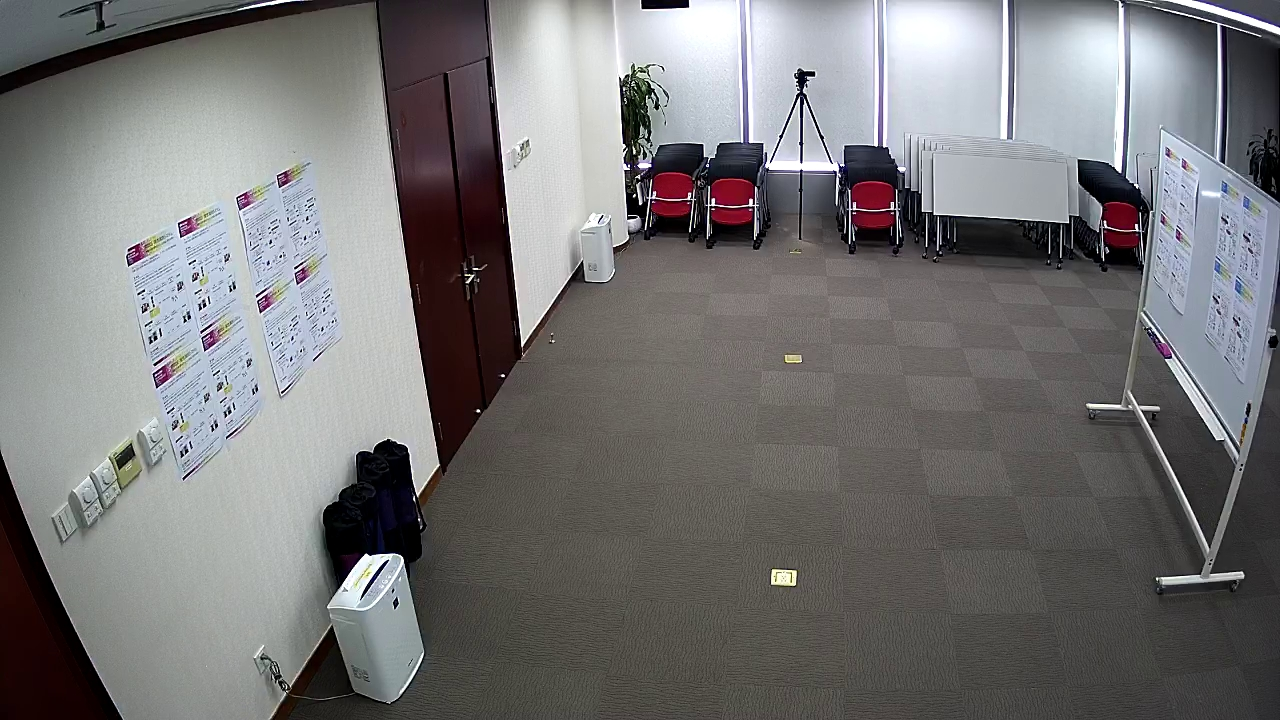
#> input picture DeepLearning/OpenCV/images/00001-129.jpg, 1280 x 720 px
$ jupyter execute --allow-errors work1.ipynb
#> lines starting #> are read from the running program, lines starting #| are printed output that depends on the picture; after the words box and inside, x2 and y2 are one past the last pixel; in counts of white or black regions, pixels touching at a corner belong together
[cell 1]
import numpy as np
import cv2
import os
import matplotlib.pyplot as plt

[cell 2]
img = np.zeros((3,3), dtype=np.uint8)
print(img)

[cell 3]
image = cv2.imread('images/00001-129.jpg')
#> image is the input picture: shape (720, 1280, 3); mean B, G, R 117.8, 117.2, 118.1

[cell 4]
randomByte = bytearray(os.urandom(120000))
flatNpArray = np.array(randomByte)
print(flatNpArray)

[cell 5]
grayImage = flatNpArray.reshape(300, 400)
cv2.imwrite('images/1.png', grayImage)
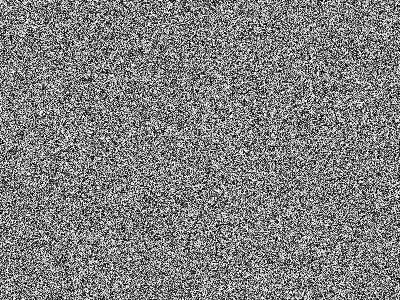
#> saved as 1.png: shape (300, 400); min 0, max 255, mean 127.6

[cell 6]
bgrImage = flatNpArray.reshape(100, 400, 3)
cv2.imwrite('images/2.png', bgrImage)
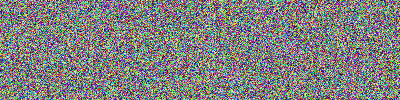
#> saved as 2.png: shape (100, 400, 3); mean B, G, R 127.3, 127.9, 127.5

[cell 7]
img = cv2.imread('./images/00001-129.jpg')
cv2.imshow('show', img)
cv2.waitKey(0)
cv2.destroyAllWindows()

[cell 8]
img = cv2.imread('./images/00001-129.jpg')
Grayimg = cv2.cvtColor(img, cv2.COLOR_BGR2GRAY)
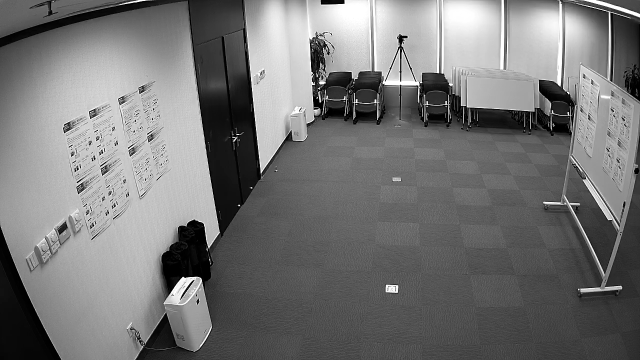
#> Grayimg: shape (720, 1280) (shown at 1/2 size); min 0, max 255, mean 117.5
# print(Grayimg.shape)
#> (the rest of this cell did not finish here and is left out)

[cell 9]
ret,thresh1=cv2.threshold(Grayimg,12,255,cv2.THRESH_BINARY)
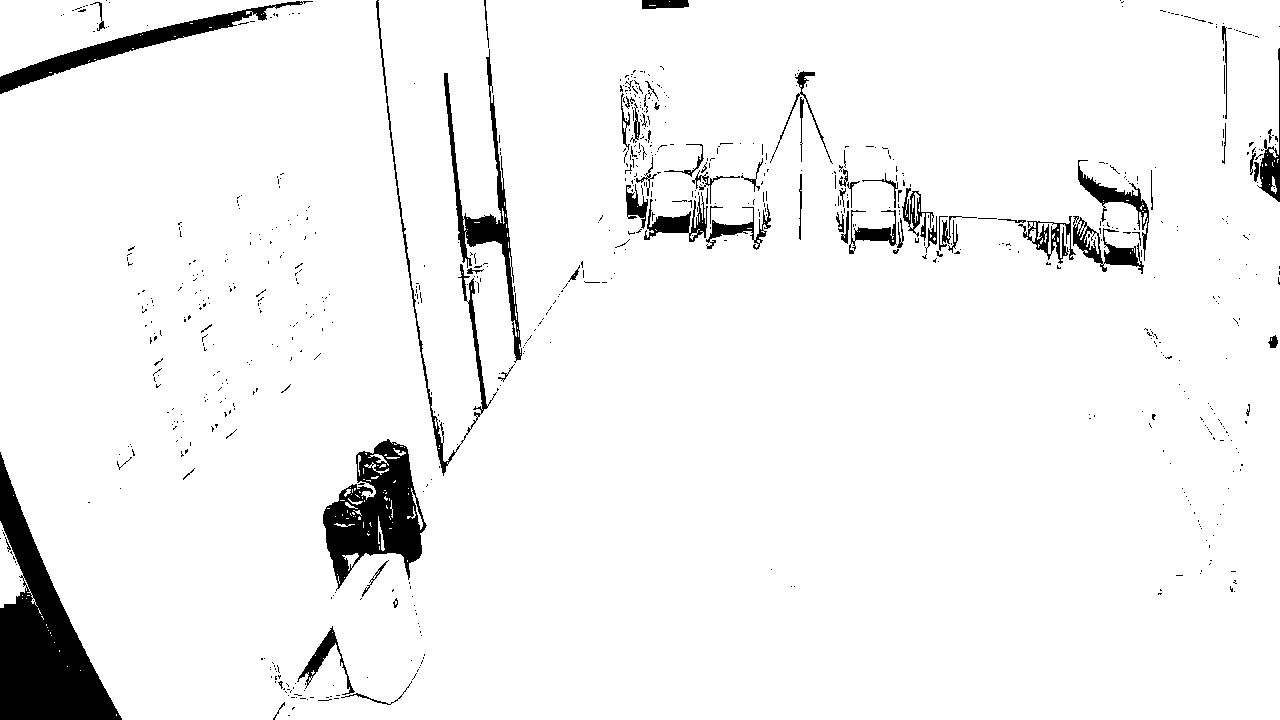
#> thresh1: shape (720, 1280); 95% white; 764 black regions (691 under 20 px), largest, box (x1, y1, x2, y2) and area: (0, 452, 122, 720) 13760, (323, 439, 427, 591) 7947, (0, 1, 313, 94) 4095
plt.imshow(Grayimg)
# plt.imshow(thresh1)

[cell 10]
from PIL import Image
img = Image.open('./images/00001-129.jpg')
L = img.convert('L')
img1 = np.array(L)
L = img.convert('1')
#> L: PIL image 1280x720 1; 45.9% white in thin lines or dots
ret,thresh1=cv2.threshold(img1,100,255,cv2.THRESH_BINARY)
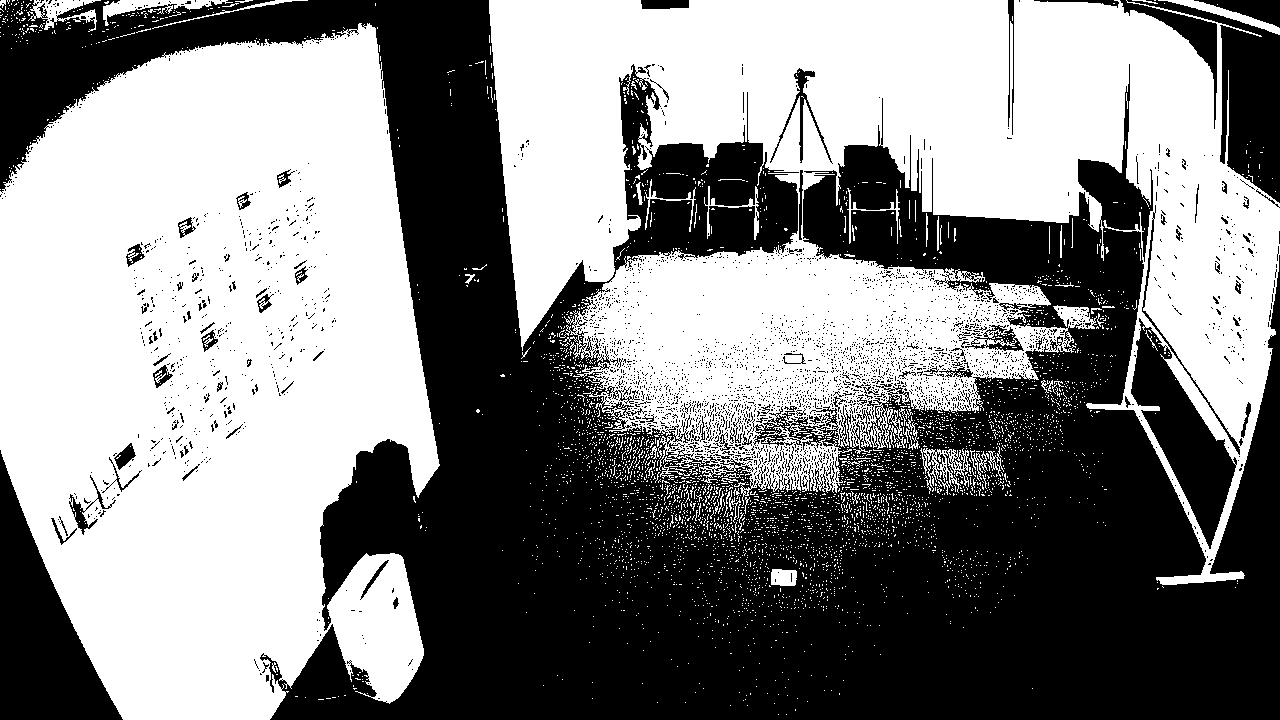
#> thresh1: shape (720, 1280); 52.4% white; 3231 black regions (3126 under 20 px), largest, box (x1, y1, x2, y2) and area: (0, 0, 1280, 720) 385142, (0, 450, 123, 720) 15243, (1120, 0, 1280, 203) 11508
plt.imshow(Grayimg)
# L.show()
im_at_mean = cv2.adaptiveThreshold(img1, 255, cv2.ADAPTIVE_THRESH_MEAN_C, cv2.THRESH_BINARY, 5, 10)
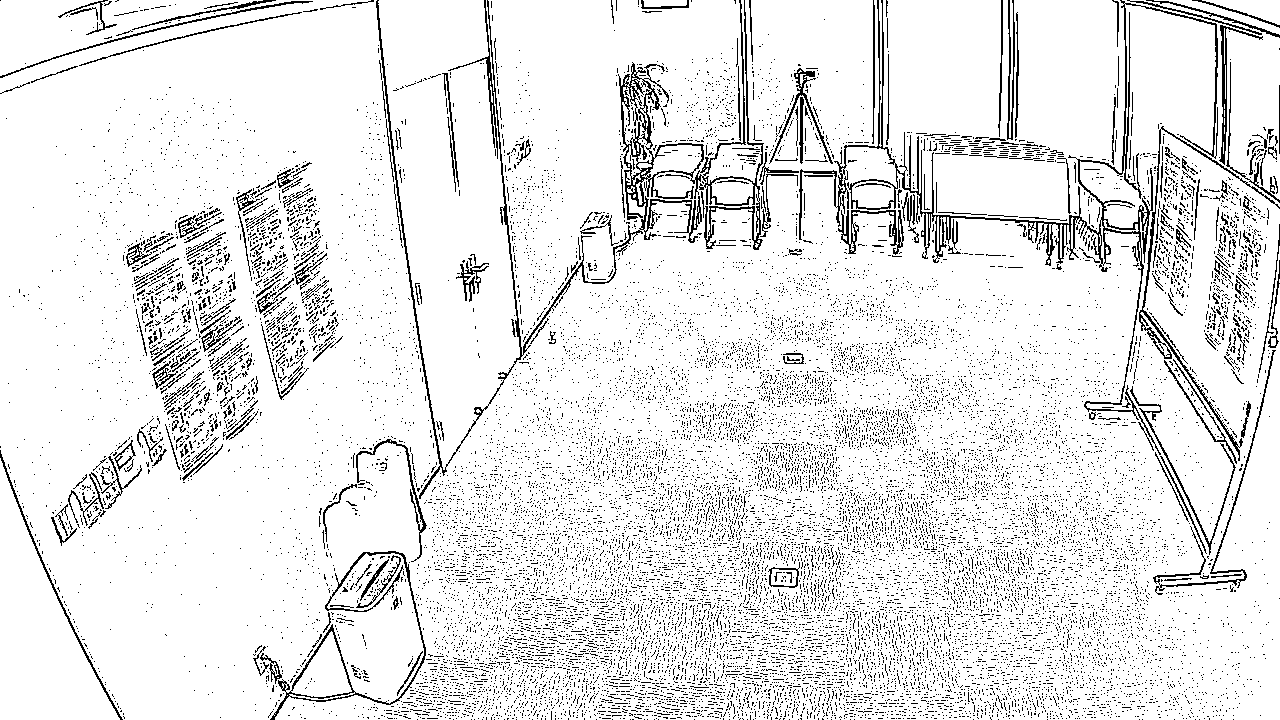
#> im_at_mean: shape (720, 1280); 90.8% white; black in thin lines or dots
# plt.imshow(im_at_mean)

$ run again, with DeepLearning/OpenCV/images/00001-131.jpg copied over DeepLearning/OpenCV/images/00001-129.jpg
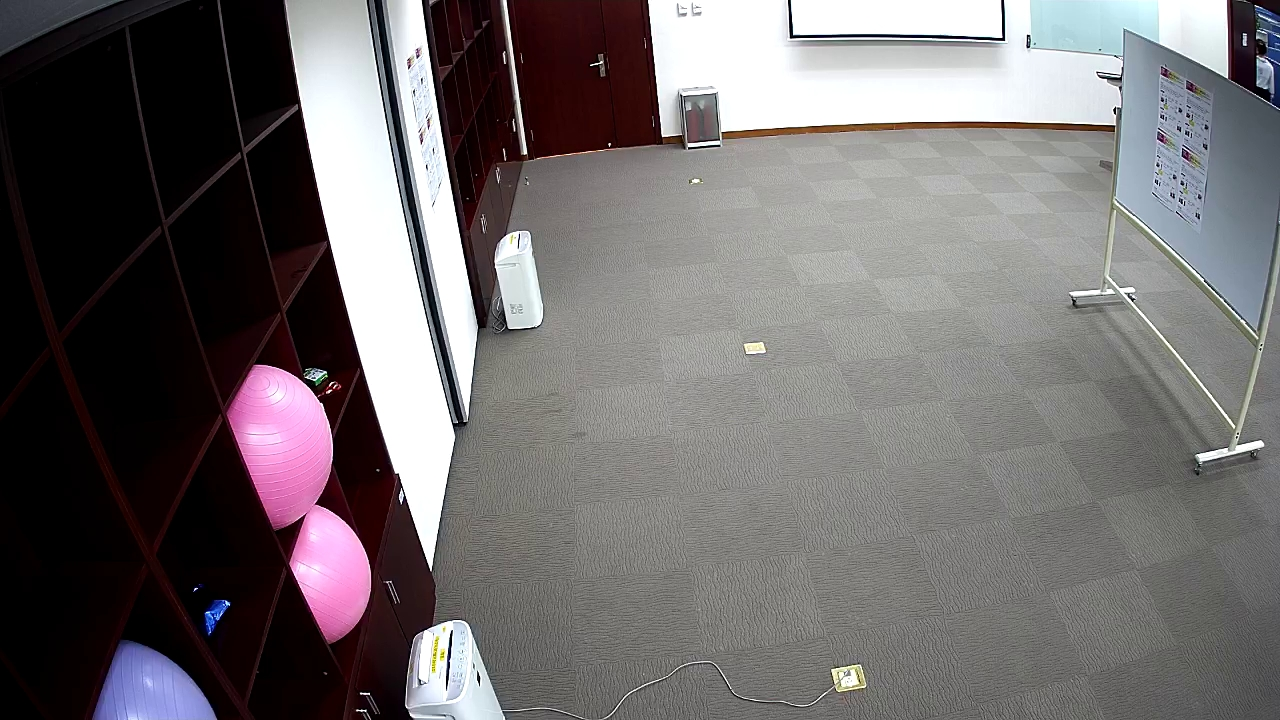
#> input picture DeepLearning/OpenCV/images/00001-131.jpg, 1280 x 720 px
#> image is the input picture: shape (720, 1280, 3); mean B, G, R 109, 107.9, 112
#> `ret,thresh1=cv2.threshold(Grayimg,12,255,cv2.THRESH_BINARY)`:
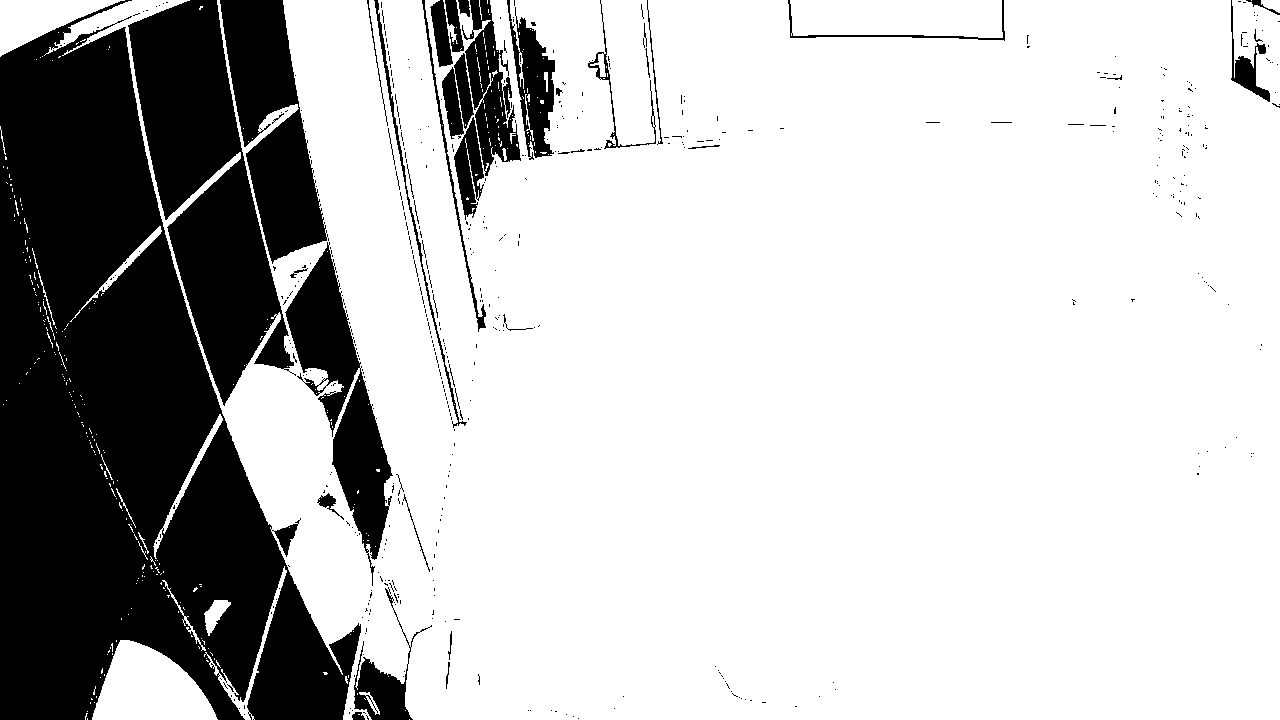
#> thresh1: shape (720, 1280); 75.6% white; 544 black regions (500 under 20 px), largest, box (x1, y1, x2, y2) and area: (0, 0, 361, 720) 141326, (128, 0, 296, 406) 32450, (220, 0, 328, 264) 15022
#> `im_at_mean = cv2.adaptiveThreshold(img1, 255, cv2.ADAPTIVE_THRESH_MEAN..`:
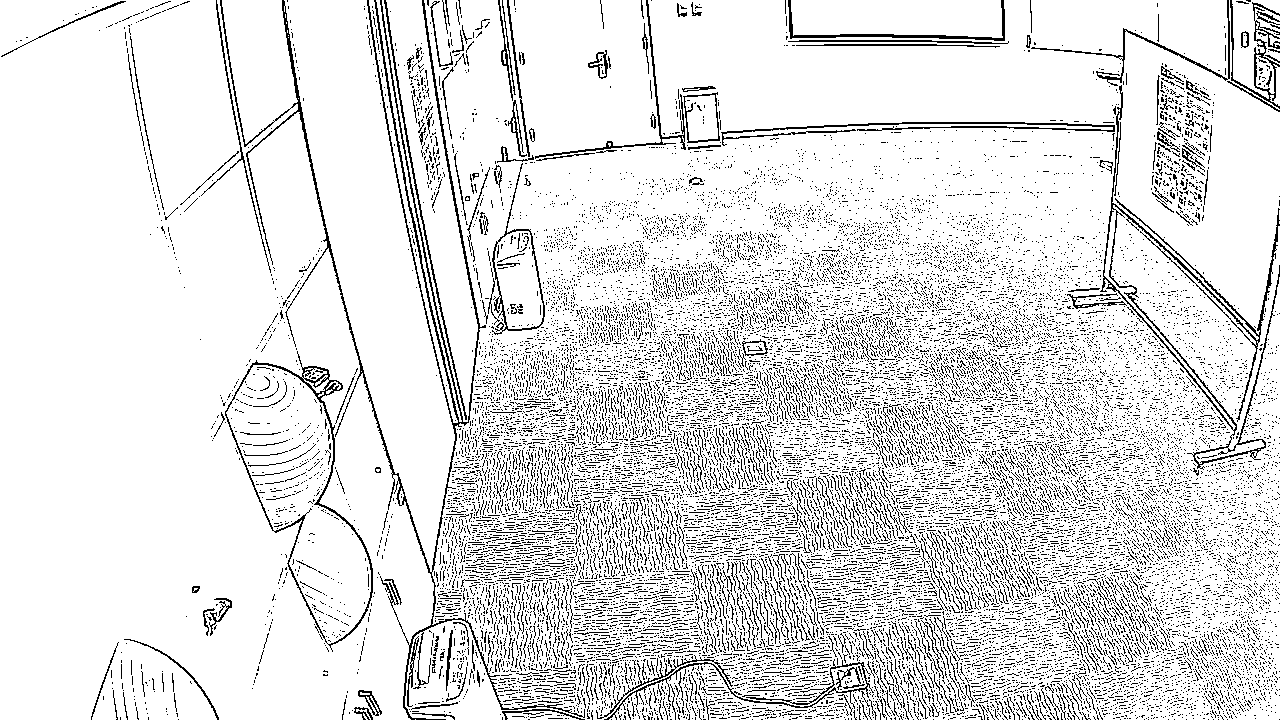
#> im_at_mean: shape (720, 1280); 88.2% white; black in thin lines or dots

$ run again, with DeepLearning/OpenCV/images/00001-140.jpg copied over DeepLearning/OpenCV/images/00001-129.jpg
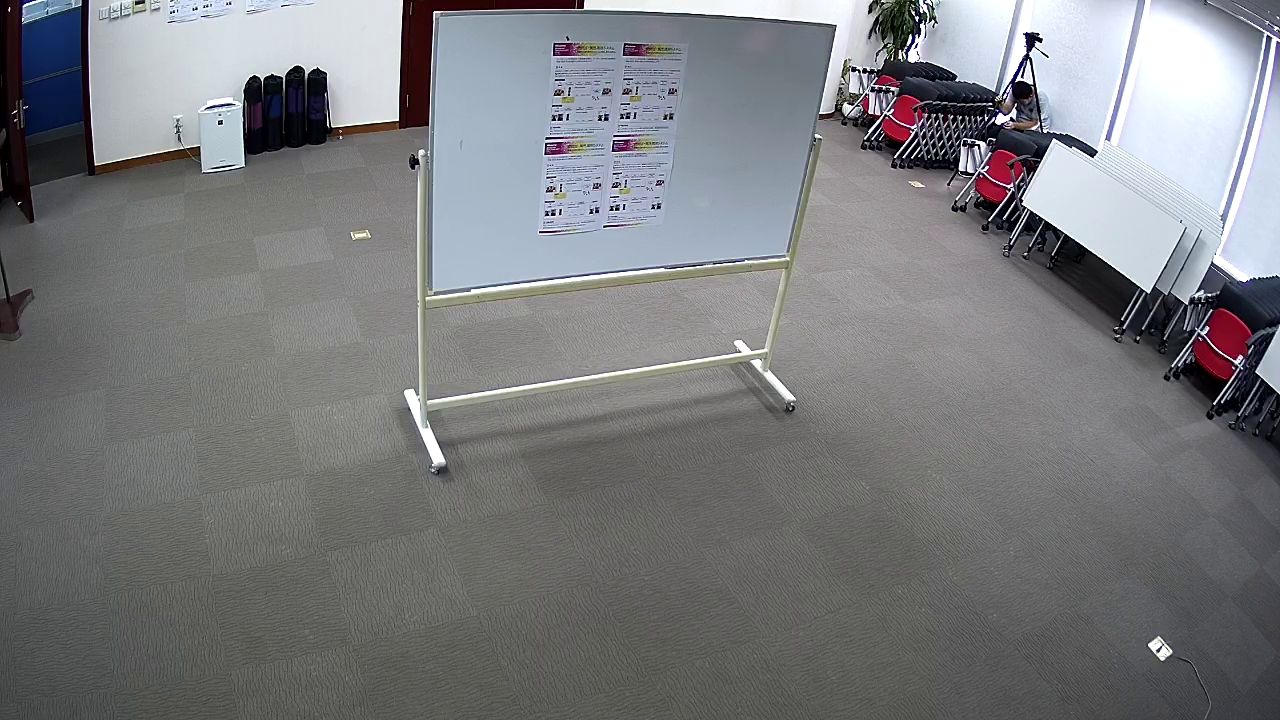
#> input picture DeepLearning/OpenCV/images/00001-140.jpg, 1280 x 720 px
#> image is the input picture: shape (720, 1280, 3); mean B, G, R 125.8, 123.3, 122
#> `ret,thresh1=cv2.threshold(Grayimg,12,255,cv2.THRESH_BINARY)`:
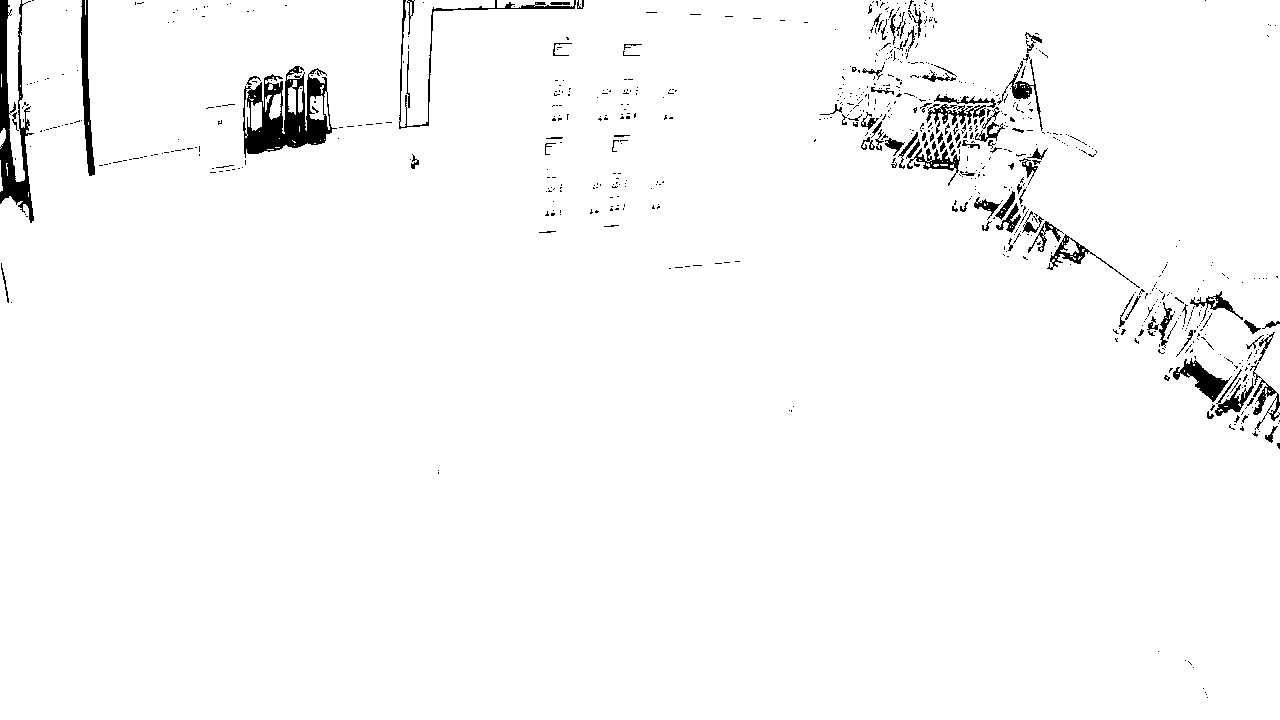
#> thresh1: shape (720, 1280); 97.7% white; 769 black regions (665 under 20 px), largest, box (x1, y1, x2, y2) and area: (243, 66, 337, 158) 4056, (0, 0, 34, 223) 2907, (81, 0, 95, 176) 1122
#> `im_at_mean = cv2.adaptiveThreshold(img1, 255, cv2.ADAPTIVE_THRESH_MEAN..`:
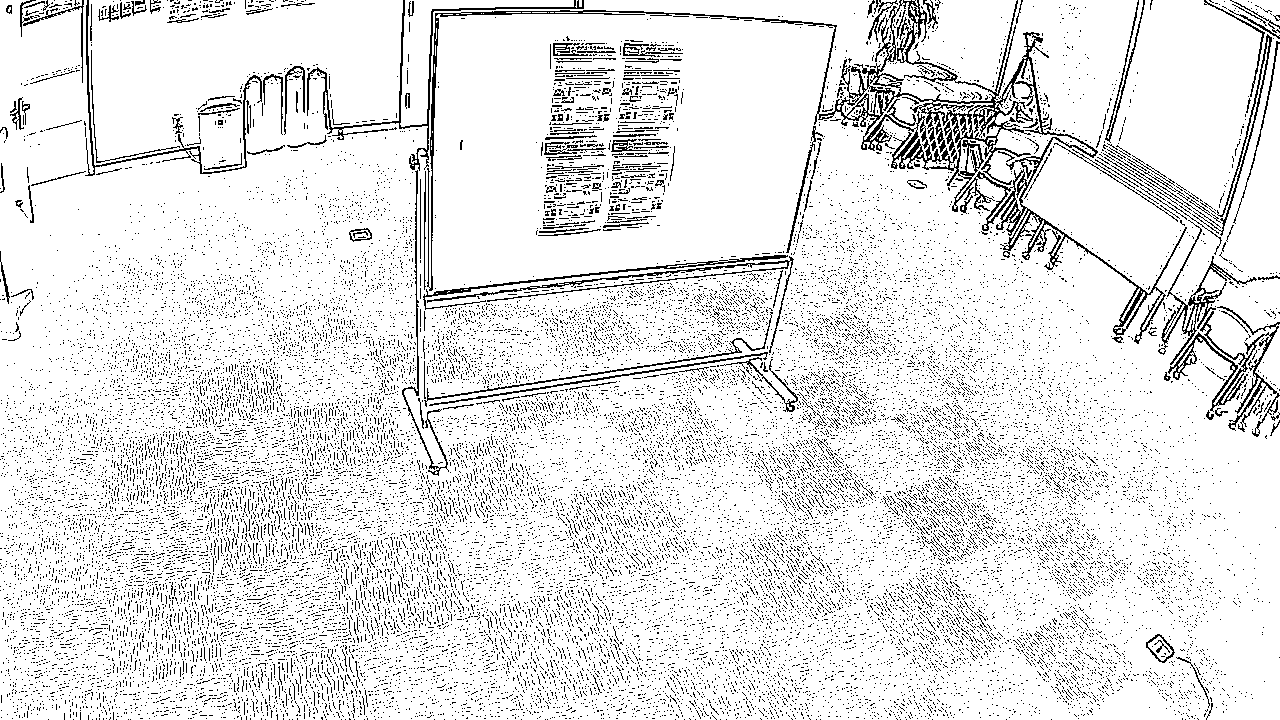
#> im_at_mean: shape (720, 1280); 89.8% white; black in thin lines or dots
